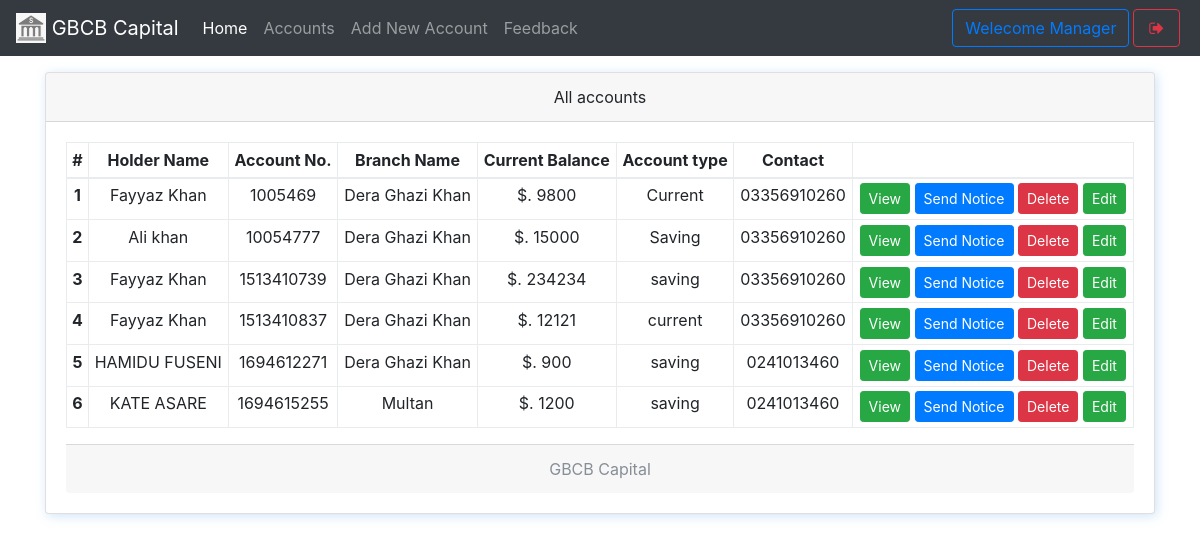
The page /mindex.php (signed in) on the database its author committed.
### tables this page shows
CREATE TABLE `useraccounts` (
  `id` int(11) NOT NULL,
  `email` text NOT NULL,
  `password` text NOT NULL,
  `name` varchar(111) NOT NULL,
  `balance` varchar(111) NOT NULL,
  `cnic` varchar(111) NOT NULL,
  `number` varchar(111) NOT NULL,
  `city` varchar(111) NOT NULL,
  `address` varchar(111) NOT NULL,
  `source` varchar(111) NOT NULL,
  `accountNo` varchar(111) NOT NULL,
  `branch` varchar(111) NOT NULL,
  `accountType` varchar(111) NOT NULL,
  `date` timestamp NOT NULL DEFAULT current_timestamp()
);

CREATE TABLE `branch` (
  `branchId` int(11) NOT NULL,
  `branchNo` varchar(111) NOT NULL,
  `branchName` varchar(111) NOT NULL
);

### mindex.php (the view, shortened to what this page needs)
<!DOCTYPE html>
<html>
<head>
  <?php require 'assets/autoloader.php'; ?>
  <?php require 'assets/function.php'; ?>
</head>
<body style="background-size: 100%" class="bg-gradient-seconday">
<nav class="navbar navbar-expand-lg navbar-dark bg-dark fixed-top">
 <a class="navbar-brand" href="#">
    <img src="images/logo.png" style="object-fit:cover;object-position:center center" width="30" height="30" class="d-inline-block align-top" alt="">
   <?php echo bankname; ?>
  </a>
  <div class="collapse navbar-collapse" id="navbarSupportedContent">
    <ul class="navbar-nav mr-auto">
      <li class="nav-item ">
        <a class="nav-link active" href="mindex.php">Home <span class="sr-only">(current)</span></a>
      </li>
      <li class="nav-item ">  <a class="nav-link" href="maccounts.php">Accounts</a></li>
      <li class="nav-item ">  <a class="nav-link" href="maddnew.php">Add New Account</a></li>
      <li class="nav-item ">  <a class="nav-link" href="mfeedback.php">Feedback</a></li>
    </ul>
    <?php include 'msideButton.php'; ?>
  </div>
</nav><br><br><br>
<div class="container">
<div class="card w-100 text-center shadowBlue">
  <div class="card-header">
    All accounts
  </div>
  <div class="card-body">
   <table class="table table-bordered table-sm">
  <thead>
    <tr>
      <th scope="col">#</th>
      <th scope="col">Holder Name</th>
      <th scope="col">Account No.</th>
      <th scope="col">Branch Name</th>
      <th scope="col">Current Balance</th>
      <th scope="col">Account type</th>
      <th scope="col">Contact</th>
      <th scope="col"></th>
    </tr>
  </thead>
  <tbody>
    <?php
      $i=0;
      $array = $con->query("select * from useraccounts,branch where useraccounts.branch = branch.branchId");
      if ($array->num_rows > 0)
      {
        while ($row = $array->fetch_assoc())
        {$i++;
    ?>
      <tr>
        <th scope="row"><?php echo $i ?></th>
        <td><?php echo $row['name'] ?></td>
        <td><?php echo $row['accountNo'] ?></td>
        <td><?php echo $row['branchName'] ?></td>
        <td>$. <?php echo $row['balance'] ?></td>
        <td><?php echo $row['accountType'] ?></td>
        <td><?php echo $row['number'] ?></td>
        <td>
          <a href="show.php?id=<?php echo $row['id'] ?>" class='btn btn-success btn-sm' data-toggle='tooltip' title="View More info">View</a>
          <a href="mnotice.php?id=<?php echo $row['id'] ?>" class='btn btn-primary btn-sm' data-toggle='tooltip' title="Send notice to this">Send Notice</a>
          <a href="mindex.php?delete=<?php echo $row['id'] ?>" class='btn btn-danger btn-sm' data-toggle='tooltip' title="Delete this account">Delete</a>
          <a href="mindex.php?Edit=<?php echo $row['id'] ?>" class='btn btn-success btn-sm' data-toggle='tooltip' title="Delete this account">Edit</a>
        </td>
      </tr>
    <?php
        }
      }
     ?>
  </tbody>
</table>
  <div class="card-footer text-muted">
    <?php echo bankname; ?>
  </div>
</div>
</body>
</html>

### css/custom.css (style rules this page uses)
.shadowBlue { box-shadow: 2px 2px 11px #75b3e759 }

### rows shown on the page
useraccounts: name "Fayyaz Khan", accountNo "1005469", branch.branchName "Dera Ghazi Khan", balance "9800", accountType "Current", number "03356910260"
useraccounts: name "Ali khan", accountNo "10054777", branch.branchName "Dera Ghazi Khan", balance "15000", accountType "Saving", number "03356910260"
useraccounts: name "Fayyaz Khan", accountNo "1513410739", branch.branchName "Dera Ghazi Khan", balance "234234", accountType "saving", number "03356910260"
useraccounts: name "Fayyaz Khan", accountNo "1513410837", branch.branchName "Dera Ghazi Khan", balance "12121", accountType "current", number "03356910260"
useraccounts: name "HAMIDU FUSENI", accountNo "1694612271", branch.branchName "Dera Ghazi Khan", balance "900", accountType "saving", number "0241013460"
useraccounts: name "KATE ASARE", accountNo "1694615255", branch.branchName "Multan", balance "1200", accountType "saving", number "0241013460"

### other values the page prints
bankname "GBCB Capital"
